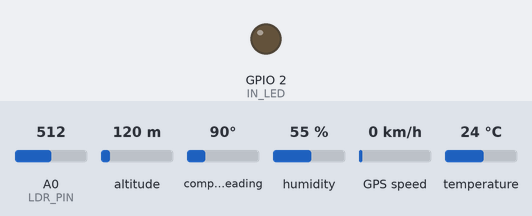
The sketch below on a simulated ESP8266 (NodeMCU). On the bench: output pins drawn as LEDs (lit = HIGH). The inputs (shaded band) are chosen by the test bench; at power-on: A0 (LDR_PIN) = 512, altitude 120 m, compass heading 90°, humidity 55 %, GPS speed 0 km/h, temperature 24 °C. WiFi joins after 1.5 s; servers stay silent unless stated; the GPS gets a fix after 3 s at 37.7749, -122.4194 with 8 satellites; no MQTT or app messages arrive unless stated; not simulated (calls return 0 or success): Secret.h.

Above: at 0.1 s.
At 1.5 s:
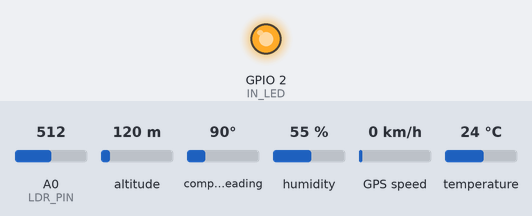
Timing chart, 0 to 3.0 s (numbered marks = the images above):
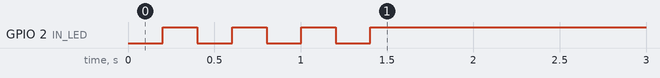

The sketch:

ESPcode_hum_a_temp_a_overflow.ino
```cpp
// LIBRARIES
#include <ESP8266WiFi.h>
#include "Secret.h"                                 // Stores SSID , PSW
#include <DHT.h>
#include <PubSubClient.h>
#include <TinyGPS++.h>
#include <SoftwareSerial.h>

// DEFINITIONS
#define DHTPIN 13
#define DHTTYPE DHT22                               // DHT22(AM2302)
#define LDR_PIN A0
#define IN_LED 2
#define RXPinGPS 4                                  // <-----
#define TXPinGPS 5                                  // <-----
#define MQTT_SERVER "192.168.0.192"                 // <----- LOCAL HOST
#define MQTT_PORT 1883
#define ROOT_TOPIC "baaa/"                          // Add / after
#define DEVICE_NAME "sensor1"


// VARIABLES
float temperature, humidity;
int light;                                          // light val max 1024
bool dataToSend = false;                            // flag for data sending
// ARRAYS for MQTT values
char temp_a[5], hum_a[2], light_a[5];               // also - temperatures?

// LATITUDE 90.123456 / LONGITUDE 180.123456 (2/3 + 1(float point) + 6 + delim)
double latitude, longitude;
char lat_a[10], lon_a[11];
char date_a[7], time_a[9];

char temp_topic[20], hum_topic[20], light_topic[20];
char lat_topic[20], lon_topic[20];
char date_topic[20], time_topic[20];

// Timers (49d. for millis roll-over)
unsigned long lastRecon = 0, timer1 = 0, lastReconnect = 0, interval = 5000;

// MQTT TOPIC PATHS
void pathAssign(void){
// temperature
strcpy(temp_topic, ROOT_TOPIC);                     // copies and add delimiter
strcat(temp_topic, DEVICE_NAME);                    // appends by override delim
strcat(temp_topic, "/temp");
// humidity
strcpy(hum_topic, ROOT_TOPIC);
strcat(hum_topic, DEVICE_NAME);
strcat(hum_topic, "/hum");
// light
strcpy(light_topic, ROOT_TOPIC);
strcat(light_topic, DEVICE_NAME);
strcat(light_topic, "/lux");
// latitude
strcpy(lat_topic, ROOT_TOPIC);
strcat(lat_topic, DEVICE_NAME);
strcat(lat_topic, "/lat");
// longitude
strcpy(lon_topic, ROOT_TOPIC);
strcat(lon_topic, DEVICE_NAME);
strcat(lon_topic, "/lon");
// GPS date
strcpy(date_topic, ROOT_TOPIC);
strcat(date_topic, DEVICE_NAME);
strcat(date_topic, "/date");
// GPS time
strcpy(time_topic, ROOT_TOPIC);
strcat(time_topic, DEVICE_NAME);
strcat(time_topic, "/time");
}

// INITIALIZATIONS

// The TinyGPS++ object
TinyGPSPlus gps;

// The serial connection to the GPS device
SoftwareSerial ss(RXPinGPS, TXPinGPS);

// DHT OBJECT
DHT dht22(DHTPIN, DHTTYPE);

// NETWORK SETUP
WiFiClient espClient;

/*Put your SSID & Password*/
const char* ssid = SECRET_SSID;                     //Secret.h
const char* password = SECRET_PSW;                  //Secret.h

// MQTT SETUP
PubSubClient mqttClient(espClient);

const char* mqtt_user = SECRET_MQTT_USER;
const char* mqtt_psw = SECRET_MQTT_PSW;

// FUNCTIONS
void measureTemp(void) {
  temperature = dht22.readTemperature();
  dtostrf(temperature, 4, 1, temp_a);               // MQTT: pass float to char array 4 long, 1 after dec. point
}

void measureHum(void) {
  humidity = dht22.readHumidity();
  dtostrf(humidity, 3, 0, hum_a);
}

void measureLight(void) {
  light = analogRead(LDR_PIN);
  itoa(light, light_a, 10);                        // <--------
}

// Non-blocking mqtt connection function
boolean reconnect(void) {                           // <------- !!
  const char* clientId = DEVICE_NAME;               // <------- !! change String
  if (mqttClient.connect(clientId, mqtt_user, mqtt_psw)) {
      mqttClient.publish(ROOT_TOPIC, DEVICE_NAME);
      if(dataToSend){
          mqttPublish();
      }
  }
  return mqttClient.connected();
}

void mqttPublish(void) {                            // are delays necessary?
  mqttClient.publish(temp_topic, temp_a);
//delay(25);
  mqttClient.publish(hum_topic, hum_a);
//delay(25);
  mqttClient.publish(light_topic, light_a);
//delay(25);
  mqttClient.publish(lat_topic, lat_a);
//delay(25);
  mqttClient.publish(lon_topic, lon_a);
//delay(25);
  mqttClient.publish(date_topic, date_a);
//delay(25);
  mqttClient.publish(time_topic, time_a);
//delay(25);
  dataToSend = false;
}

void gpsParser(void) {
  if (ss.available() > 0) {
    gps.encode(ss.read());
    if (gps.location.isUpdated()) {
        latitude = gps.location.lat();
        dtostrf(latitude, 9, 6, lat_a);

        longitude = gps.location.lng();
        dtostrf(longitude, 10, 6, lon_a);
    }

    if (gps.date.isUpdated()){
        // final array,string "%d", value
        sprintf(date_a, "%d", gps.date.value());    // DDMMYY
    }

    if (gps.time.isUpdated()){
        // final array,string "%d", value
        sprintf(time_a, "%d", gps.time.value());    // HHMMSSCC
        time_a[strlen(time_a)-2] = '\0';            // remove centy-seconds
    }

  }
}

void setup() {
  WiFi.disconnect();                                // clears WiFi cache
  // delay(50);

  // IO setup
  pinMode(IN_LED, OUTPUT);
  pinMode(LDR_PIN, INPUT);

  // INIT
  pathAssign();                                     // init topic paths
//Serial.begin(9600);                               // only for DEBUG
  ss.begin(9600);                                   // GPS baudrate

  dht22.begin();

  // WiFi SETUP
  WiFi.mode(WIFI_STA);                              // WiFi works as station (NOT AP)
  WiFi.setSleepMode(WIFI_NONE_SLEEP);               // Full power, prevents random disconnects

  WiFi.begin(ssid, password);
  wifi_station_set_auto_connect(true);
  while (WiFi.status() != WL_CONNECTED) {
    delay(200);
    digitalWrite(IN_LED, !digitalRead(IN_LED));
  }

  digitalWrite(IN_LED, HIGH);                        // antilogic

  mqttClient.setServer(MQTT_SERVER, MQTT_PORT);


}

void loop() {
  // -----------------  M Q T T  C O N N E C T I O N  -----------------
  if (!mqttClient.connected()) {
  // Loss of connection
    if (millis() >= lastReconnect + 2000) {     // + reconnectInterval
      lastReconnect = millis();
      // Try reconnect
      if (reconnect()) {
        // Succesfull reconection
        lastReconnect = 0;
      }
    }
  } else {
    // connected, keep calling for mqtt
    mqttClient.loop();
  }

  // -----------------  M Q T T  S E N D I N G  5  M i n  -----------------
  // testing set for 5 seconds
  if (millis() >= timer1 + interval) {
    timer1 = millis();
    measureTemp();
    measureHum();
    measureLight();
    dataToSend = true;
    mqttPublish();
  }

  gpsParser();

}
```
